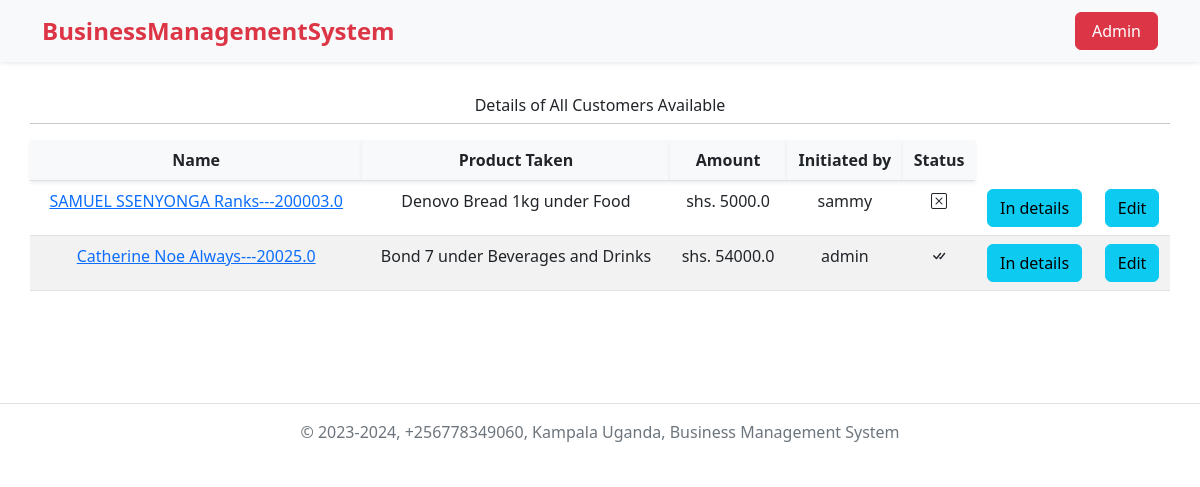
Page /view-debts/ on the committed database.
### sep/models.py (models this page shows, shortened)
class NewDebt(models.Model):
    customer = models.ForeignKey(Customer, on_delete=models.CASCADE, null=True)
    product = models.ForeignKey(Product, on_delete=models.CASCADE, null=True)
    quantity = models.FloatField()
    category = models.ForeignKey(Category, on_delete=models.CASCADE, null=True)
    initiatedby = models.ForeignKey(User, on_delete=models.CASCADE)
    paid = models.BooleanField(default=False)
    date = models.DateField(auto_now=False, null=True)
    class Meta:
        verbose_name_plural = 'Debts'
    @property
    def total(self):
        totalprice = self.product.unitPrice * self.quantity
        return totalprice

class Customer(models.Model):
    name = models.CharField(max_length=100, null=True)
    accountBalance = models.FloatField()
    telnumber = models.CharField(max_length=100, null=True)
    email = models.EmailField(max_length=254, null=True)
    address = models.CharField(max_length=50, null=True)
    def __str__(self):
        return f'{self.name}---{self.accountBalance}'

class Product(models.Model):
    name = models.CharField(max_length=100)
    category = models.ForeignKey(Category, on_delete=models.CASCADE, null=True)
    unitPrice = models.FloatField()
    stocked = models.IntegerField()
    measuredin = models.ForeignKey(Measured_in, on_delete=models.CASCADE, null=True)
    status = models.ForeignKey(Status, on_delete=models.CASCADE, null=True)
    def __str__(self):
        return f'{self.name} under {self.category}'

class Category(models.Model):
    name = models.CharField(max_length=100)
    def __str__(self):
        return self.name
    class Meta:
        verbose_name_plural = 'Categories'

### sep/views.py (the view)
# urls.py: path('view-debts/', views.viewDebts, name='view-debts'),
def viewDebts(request):
    debts = NewDebt.objects.all()
    context = {
        'debts': debts,
    }
    return render(request, 'seps_temp/alldebts.html', context)

### templates/seps_temp/alldebts.html
{% extends "partials/navbar.html" %}
{% block content %}
{% load crispy_forms_tags %}
<div class="container py-5">
    <div class="row py-5">
        <h6 class="text-center">Details of All Customers Available</h6>
        <hr>
        <table class=" table table-striped text-center">
            <tr>
                <th class="bg-light shadow-sm">Name</th>
                <th class="bg-light shadow-sm">Product Taken</th>
                <th class="bg-light shadow-sm">Amount</th>
                <th class="bg-light shadow-sm">Initiated by</th>
                <th class="bg-light shadow-sm">Status</th>
            </tr>
            {% for debt in debts %}
            <tr>
                <td><a href="{% url 'single-customerDebt' debt.id %}" class="">{{debt.customer}}</a></td>
                <td>{{debt.product}}</td>
                <td>shs. {{debt.total}}</td>
                <td>{{debt.initiatedby}}</td>
                {% if debt.paid %}
                <td><i class="bi bi-check-all"></i></td>
                {% else %}
                <td><i class="bi bi-x-square"></i></td>
                {% endif %}
                <td><a href="{% url 'single-customerDebt' debt.id %}" class="btn btn-info">In details</a></td>
                <td><a href="{% url 'update-debt' debt.id %}" class="btn btn-info">Edit</a></td>
            </tr>
            {% endfor %}
        </table>
    </div>
</div>
{% include "partials/footer.html" %}
{% endblock %}

### rows in the picture
NewDebt: customer "SAMUEL SSENYONGA Ranks---200003.0", product "Denovo Bread 1kg under Food", total "5000.0", initiatedby "sammy", paid False (drawn)
NewDebt: customer "Catherine Noe Always---20025.0", product "Bond 7 under Beverages and Drinks", total "54000.0", initiatedby "admin", paid True (drawn)
